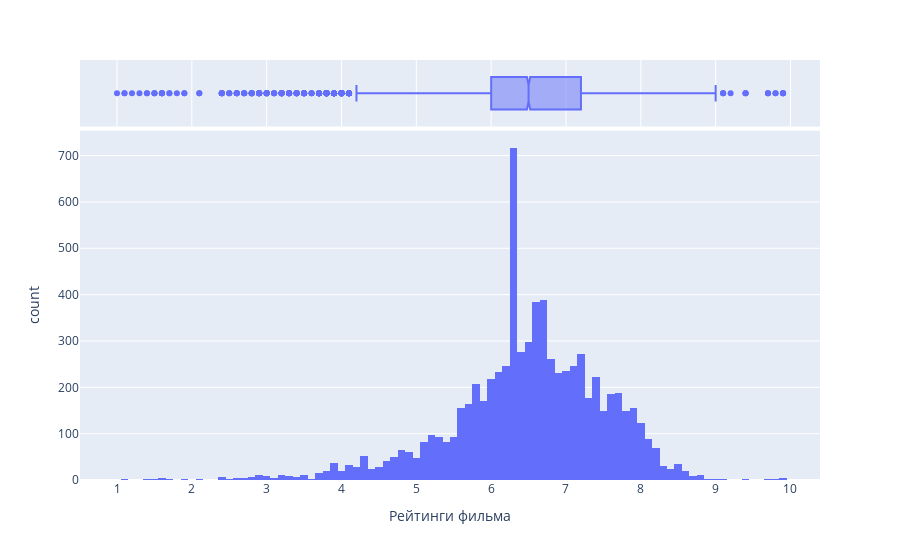

Source (notebook cell):
### Code cell
# получение распределения значений рейтинга
px.histogram(
movies,
x='ratings',
marginal='box').update_layout(
xaxis_title='Рейтинги фильма')

### Figure 1 — Plotly figure (JSON) as saved in the notebook; plotly's stock layout.template omitted (floating-point values rounded to 4 significant figures; data arrays with more than 128 entries replaced by an {"elided": "..."} marker saying what was removed)
{"data": [{"alignmentgroup": "True", "bingroup": "x", "hovertemplate": "ratings=%{x}<br>count=%{y}<extra></extra>", "legendgroup": "", "marker": {"color": "#636efa", "pattern": {"shape": ""}}, "name": "", "offsetgroup": "", "orientation": "v", "showlegend": false, "type": "histogram", "x": {"elided": "7432 float values"}, "xaxis": "x", "yaxis": "y"}, {"alignmentgroup": "True", "hovertemplate": "ratings=%{x}<extra></extra>", "legendgroup": "", "marker": {"color": "#636efa"}, "name": "", "notched": true, "offsetgroup": "", "showlegend": false, "type": "box", "x": {"elided": "7432 float values"}, "xaxis": "x2", "yaxis": "y2"}], "layout": {"barmode": "relative", "legend": {"tracegroupgap": 0}, "margin": {"t": 60}, "xaxis": {"anchor": "y", "domain": [0, 1], "title": {"text": "Рейтинги фильма"}}, "xaxis2": {"anchor": "y2", "domain": [0, 1], "matches": "x", "showgrid": true, "showticklabels": false}, "yaxis": {"anchor": "x", "domain": [0, 0.8316], "title": {"text": "count"}}, "yaxis2": {"anchor": "x2", "domain": [0.8416, 1], "matches": "y2", "showgrid": false, "showline": false, "showticklabels": false, "ticks": ""}}}
